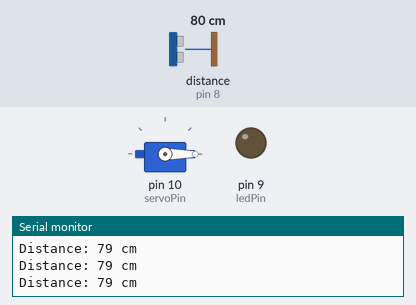
Recording of a sketch running on a simulated Arduino Uno, built with avr-gcc and run on an emulated ATmega328P. On the bench: servo, output pins drawn as LEDs (lit = HIGH), the last lines printed to the serial monitor. Wiring (inferred from the names in the program): ultrasonic range finder: trigger pin 7; echo pin 8. The test bench sets the inputs (shaded band); at power-on: distance to the obstacle (sensor on pin 8) 80 cm. The echo pulse lasts 58.3 µs per cm; pins used as bus, display or sensor lines are not drawn.

Above: at 1.3 s.
1.4 s: distance to the obstacle (sensor on pin 8) set to 2 cm
At 2.3 s:
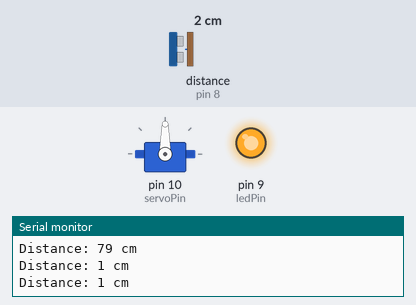
3.0 s: distance to the obstacle (sensor on pin 8) set to 35 cm
At 3.7 s:
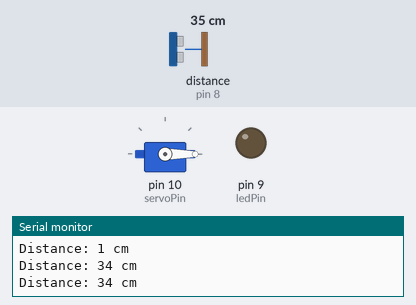
4.5 s: distance to the obstacle (sensor on pin 8) set to 4 cm
At 5.0 s:
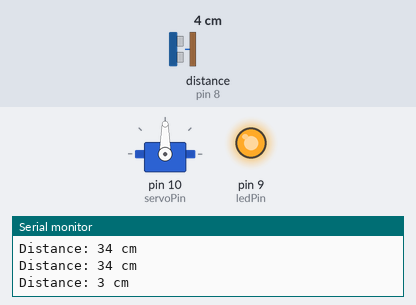
Timing chart, 0 to 7.5 s (numbered marks = the images above; inputs shaded):
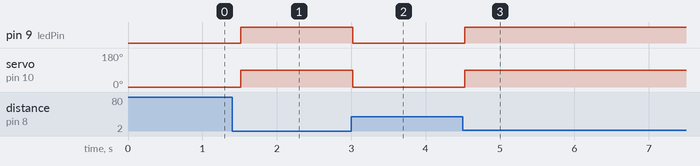

Measured:
- after the input at 1.4 s, pin 9 (ledPin): LOW → HIGH after 0.12 s; servo on pin 10 (servoPin): 0° → 90° after 0.12 s
- after the input at 3.0 s, pin 9 (ledPin): HIGH → LOW at once; servo on pin 10 (servoPin): 90° → 0° at once
- after the input at 4.5 s, pin 9 (ledPin): LOW → HIGH at once; servo on pin 10 (servoPin): 0° → 90° at once

The sketch:

firefighting_simulator.ino
```cpp
#include <Servo.h>

const int trigPin = 7;
const int echoPin = 8;
const int ledPin = 9;
const int servoPin = 10;

Servo servo;

long readUltrasonicDistance(int triggerPin, int echoPin)
{
    pinMode(triggerPin, OUTPUT); // Clear the trigger
    digitalWrite(triggerPin, LOW);
    delayMicroseconds(2);
    // Sets the trigger pin to HIGH state for 10 microseconds
    digitalWrite(triggerPin, HIGH);
    delayMicroseconds(10);
    digitalWrite(triggerPin, LOW);
    pinMode(echoPin, INPUT);
    // Reads the echo pin, and returns the sound wave travel time in microseconds
    return pulseIn(echoPin, HIGH);
}

void setup()
{
    Serial.begin(9600);
    pinMode(ledPin, OUTPUT);
    servo.attach(servoPin);
    servo.write(0); // Set initial position of the servo to 0 degrees
}

void loop()
{
    long duration, distance;
    duration = readUltrasonicDistance(trigPin, echoPin);
    distance = (duration / 2) * 0.0343;

    Serial.print("Distance: ");
    Serial.print(distance);
    Serial.println(" cm");

    if (distance < 30) // If an object is detected within 30 cm
    {
        digitalWrite(ledPin, HIGH); // Turn on LED to indicate fire detection
        servo.write(90);            // Rotate servo to 90 degrees to simulate water spray
    }
    else
    {
        digitalWrite(ledPin, LOW); // Turn off LED
        servo.write(0);            // Reset servo to initial position
    }

    delay(500); // Wait for 500 milliseconds
}
```
